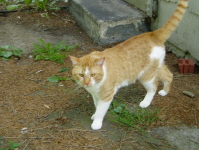
#> input picture Code/PythonBeginnerCode/PyTorch Tutorials/PetImages/Cat/10628.jpg, 199 x 150 px; its folder holds only this picture in this run
$ python Tutorial5.py
#> lines starting #> are read from the running program, lines starting #| are printed output that depends on the picture
# Convolutional NN
# Used for Image tasks
#          Sequential Data

# Can have 2D or 3D inputs -- We only need 1D for cart pole

# Convolution - uses windows to determine "features" of the numbers
#           Slides and Condenses Image each time to determine features #           at each layer

# Pooling - Takes values from a window and pools them together

# Classify Cat vs Dog


# Preprocessing Data
import os
import cv2
import numpy as np
from tqdm import tqdm

REBUILD_DATA = True # Flag so you don't rebuild data a ton

class DogsVSCats():
    IMG_SIZE = 50 # Make Images all 50x50 - Need uniform input
    CATS = "PetImages/Cat"
    DOGS = "PetImages/Dog"
    LABELS = {CATS: 0, DOGS: 1} # Give each data set a class
    # This gives a 1 hot vector - we may not use this

    training_data = []
    catcount = 0 # PAY Attention to Balance
    dogcount = 0

    def make_training_data(self):
        for label in self.LABELS:
            print(label)
            for f in tqdm(os.listdir(label)):
                # Try to use data or if doesn't work then pass it
                try:
                    path = os.path.join(label, f)
                    img = cv2.imread(path, cv2.IMREAD_GRAYSCALE)
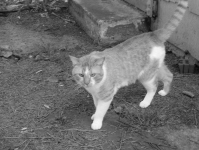
#> img: shape (150, 199); min 5, max 247, mean 108.7
                    # Doesn't use color because not a relevant feature
                    img = cv2.resize(img, (self.IMG_SIZE, self.IMG_SIZE))
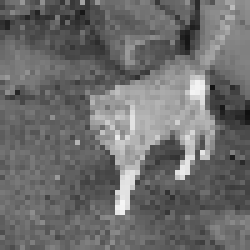
#> img: shape (50, 50) (shown 5 times larger); min 15, max 245, mean 108.9

                    self.training_data.append([np.array(img), np.eye(2)[self.LABELS[label]]])

                    # Keep track of count of data
                    if label == self.CATS:
                        self.catcount += 1
                    elif label == self.DOGS:
                        self.dogcount += 1

                except Exception as e:
                    pass
            np.random.shuffle(self.training_data)
#> (the run stopped early here; a loop or call above may not have finished)

$ run again, on Code/PythonBeginnerCode/PyTorch Tutorials/PetImages/Cat/11222.jpg
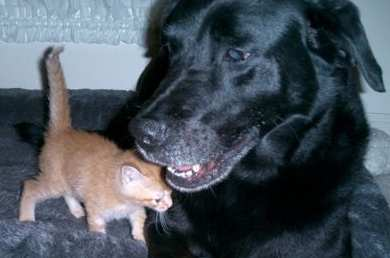
#> input picture Code/PythonBeginnerCode/PyTorch Tutorials/PetImages/Cat/11222.jpg, 390 x 258 px
#> in make_training_data, `img = cv2.imread(path, cv2.IMREAD_GRAYSCALE)`:
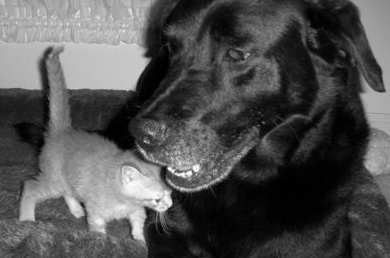
#> img: shape (258, 390); min 0, max 255, mean 80.1
#> in make_training_data, `img = cv2.resize(img, (self.IMG_SIZE, self.IMG_SIZE))`:
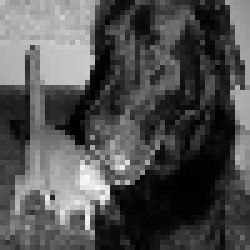
#> img: shape (50, 50) (shown 5 times larger); min 0, max 247, mean 80.1

$ run again, on Code/PythonBeginnerCode/PyTorch Tutorials/PetImages/Cat/1159.jpg
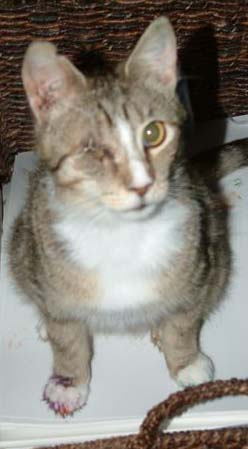
#> input picture Code/PythonBeginnerCode/PyTorch Tutorials/PetImages/Cat/1159.jpg, 248 x 449 px
#> in make_training_data, `img = cv2.imread(path, cv2.IMREAD_GRAYSCALE)`:
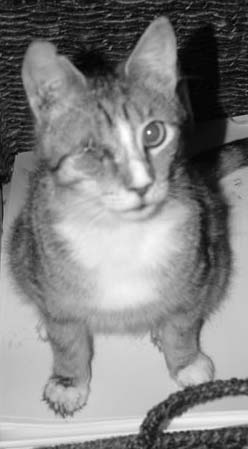
#> img: shape (449, 248); min 0, max 255, mean 130.4
#> in make_training_data, `img = cv2.resize(img, (self.IMG_SIZE, self.IMG_SIZE))`:
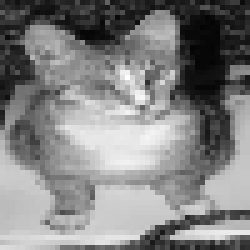
#> img: shape (50, 50) (shown 5 times larger); min 4, max 255, mean 130.3

$ run again, on Code/PythonBeginnerCode/PyTorch Tutorials/PetImages/Cat/12365.jpg
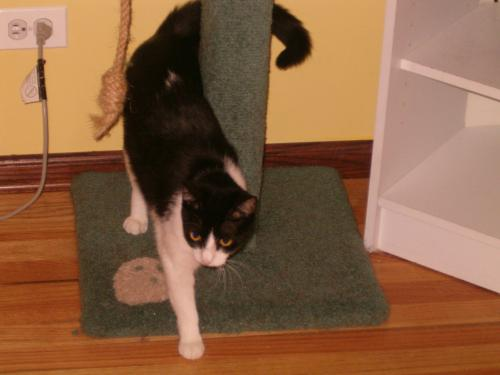
#> input picture Code/PythonBeginnerCode/PyTorch Tutorials/PetImages/Cat/12365.jpg, 500 x 375 px
#> in make_training_data, `img = cv2.imread(path, cv2.IMREAD_GRAYSCALE)`:
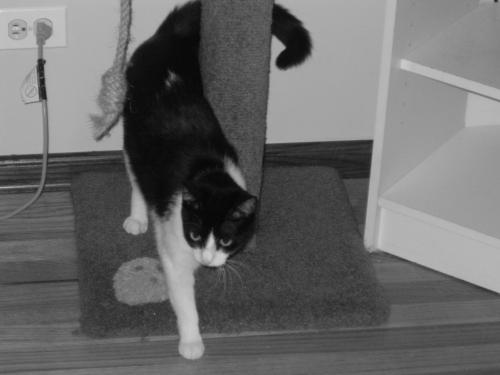
#> img: shape (375, 500); min 4, max 215, mean 104.7
#> in make_training_data, `img = cv2.resize(img, (self.IMG_SIZE, self.IMG_SIZE))`:
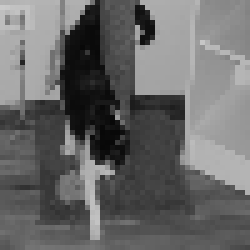
#> img: shape (50, 50) (shown 5 times larger); min 8, max 201, mean 104.5

$ run again, on Code/PythonBeginnerCode/PyTorch Tutorials/PetImages/Cat/10753.jpg
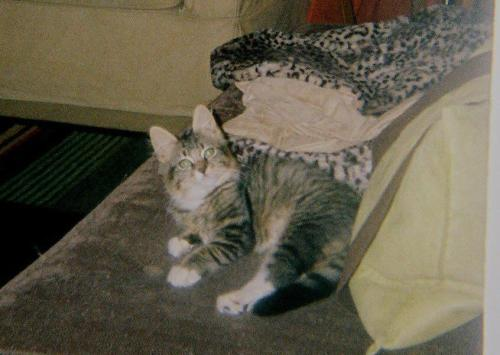
#> input picture Code/PythonBeginnerCode/PyTorch Tutorials/PetImages/Cat/10753.jpg, 500 x 355 px
#> in make_training_data, `img = cv2.imread(path, cv2.IMREAD_GRAYSCALE)`:
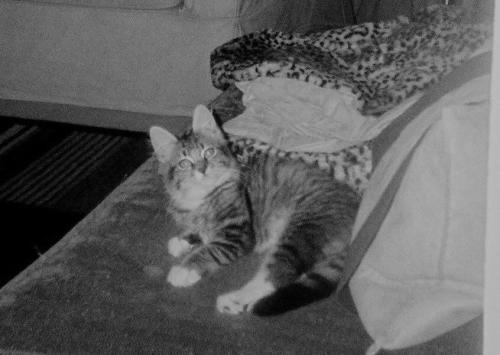
#> img: shape (355, 500); min 0, max 189, mean 93.3
#> in make_training_data, `img = cv2.resize(img, (self.IMG_SIZE, self.IMG_SIZE))`:
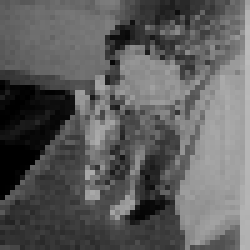
#> img: shape (50, 50) (shown 5 times larger); min 0, max 187, mean 93
